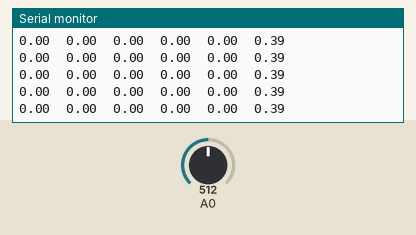
A sketch run on a simulated Arduino Uno, built with avr-gcc and run on an emulated ATmega328P. Shown: the last lines printed to the serial monitor. Inputs (shaded band) come from the test bench; at power-on: A0 = 512.

Above: at 1.2 s.
1.3 s: A0 set to 716
At 1.32 s:
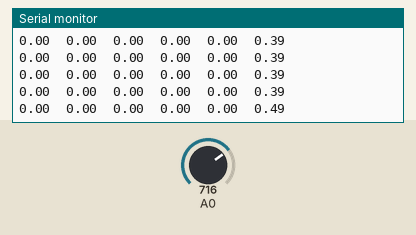
2.8 s: A0 set to 900
At 2.84 s:
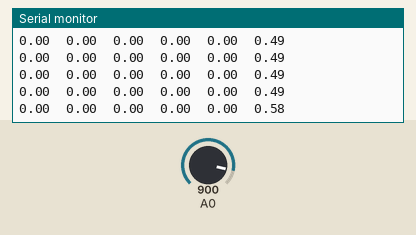
Timing chart, 0 to 5.8 s (numbered marks = the images above; inputs shaded):
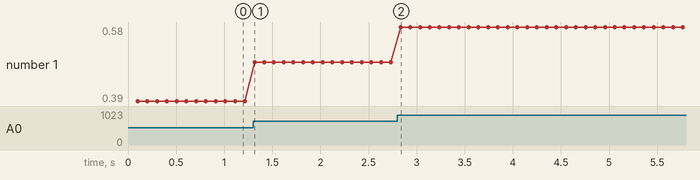

The sketch:

Tether.ino
```cpp
#include <Wire.h>


union floatToBytes {
  byte b[4];
  float f;
} convert;

float var[5];
float pot;

void setup() {
  Wire.begin(8);                // join i2c bus with address #8
  Wire.onReceive(receiveEvent); // register event
  Wire.onRequest(requestEvent);
  Serial.begin(9600);           // start serial for output
}

void loop() {
  delay(100);

  pot = mapfloat(analogRead(0),0,1023,0.14,0.64);

  Serial.print(String(var[0]) + "\t");
  Serial.print(String(var[1]) + "\t");
  Serial.print(String(var[2]) + "\t");
  Serial.print(String(var[3]) + "\t");
  Serial.print(String(var[4]) + "\t");
  Serial.print(String(pot) + "\n");


}

void receiveEvent(int howMany) {
  static int i = 0;
  while (1 < Wire.available()) { // loop through all but the last
    convert.b[0] = Wire.read();
    convert.b[1] = Wire.read();
    convert.b[2] = Wire.read();
    convert.b[3] = Wire.read();

    var[i] = convert.f;
    i++;
    if(i>=5){i=0;}
  }
}
void requestEvent() {
  convert.f = pot;
  Wire.write(convert.b,4);
}
float mapfloat(float x, float in_min, float in_max, float out_min, float out_max)
{
 return (x - in_min) * (out_max - out_min) / (in_max - in_min) + out_min;
}
```

Measured:
- after the input at 1.3 s, the serial monitor: prints a new line at once (image 1)
- after the input at 2.8 s, the serial monitor: prints a new line at once (image 2)
- plotted number 1: 0.39 → 0.49 after the input at 1.3 s, 0.49 → 0.58 after the input at 2.8 s
